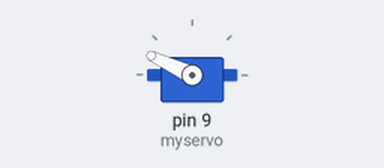
The sketch below on a simulated Arduino Uno, built with avr-gcc and run on an emulated ATmega328P. Parts: servo.

Above: at 0.6 s.
At 1.1 s:
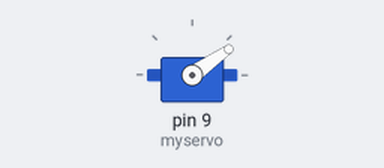
At 1.6 s:
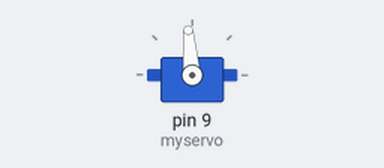
Timing chart, 0 to 3.1 s (numbered marks = the images above):
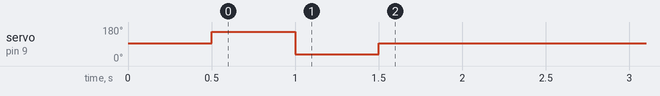

Measured:
- by itself, servo on pin 9 (myservo): 95° → 155° at 0.50 s, → 35° 0.50 s later, → 95° 0.50 s later

The sketch:

sketch_may15a.ino
```cpp
#include <Servo.h>
Servo myservo;
char serial_data;

void setup() {
 Serial.begin(9600);
 myservo.attach(9);
 myservo.write(95);
 delay(500);
 myservo.write(155);
 delay(500);
 myservo.write(35);
 delay(500);
 myservo.write(95);
}

void loop() {
  if(Serial.available()>0)
  {
    serial_data=Serial.read();
   if (serial_data == 'O')
   {
     myservo.write(155);

   }
   else if (serial_data == 'G')
   {
     myservo.write(35);

   }
   else if (serial_data == 'N')
   {
     myservo.write(95);
   }
  }
}
```
